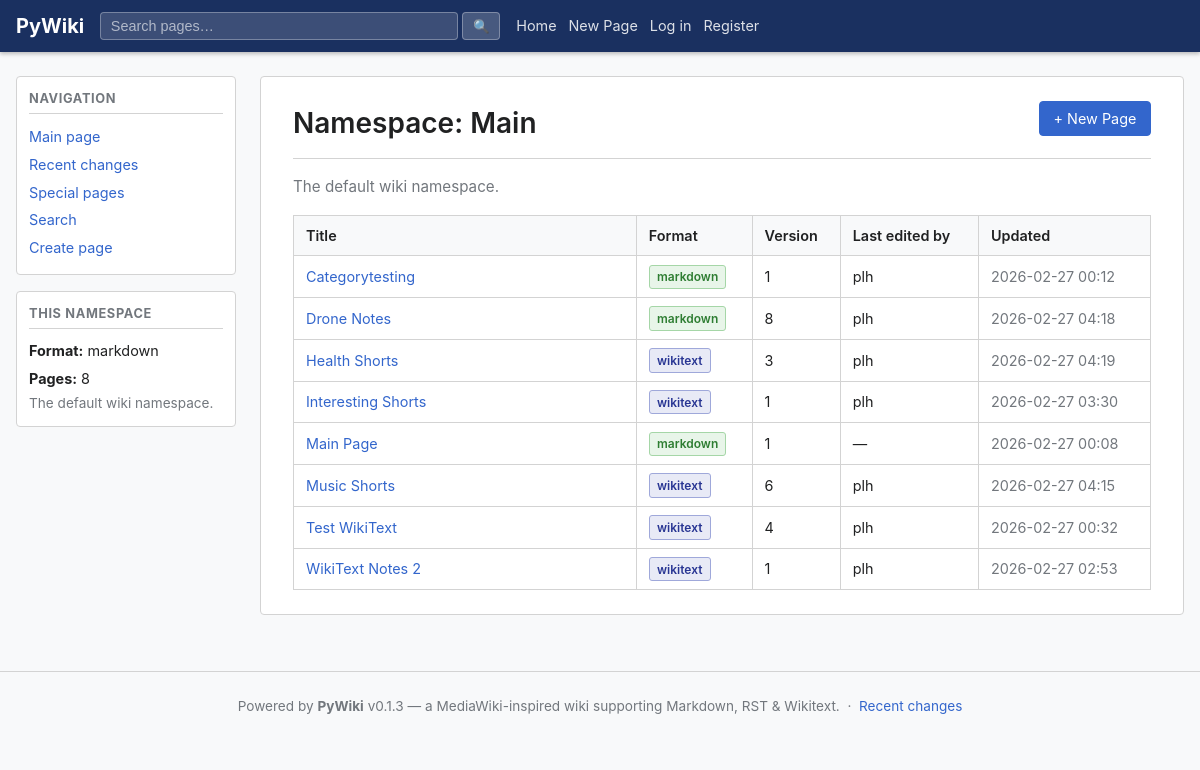
The app's page /wiki/Main with its own data.
### app/models/models.py (models this page shows, shortened)
class Namespace(Base):
    __tablename__ = "namespaces"
    id:             Mapped[str]        = _uuid_col(primary_key=True)
    name:           Mapped[str]        = mapped_column(String(128), unique=True, nullable=False, index=True)
    description:    Mapped[str]        = mapped_column(Text, default="", nullable=False)
    default_format: Mapped[str]        = mapped_column(String(16), default="markdown", nullable=False)
    created_at:     Mapped[datetime]   = mapped_column(DateTime(timezone=True), default=_utcnow)
    pages: Mapped[list["Page"]] = relationship(back_populates="namespace", cascade="all, delete-orphan")

class PageVersion(Base):
    __tablename__ = "page_versions"
    __table_args__ = (
        UniqueConstraint("page_id", "version", name="uq_page_versions_page_ver"),
        Index("ix_page_versions_page_latest", "page_id", "version"),
    )
    id:         Mapped[str]        = _uuid_col(primary_key=True)
    page_id:    Mapped[str]        = mapped_column(String(36), ForeignKey("pages.id", ondelete="CASCADE"), nullable=False, index=True)
    version:    Mapped[int]        = mapped_column(Integer, nullable=False)
    content:    Mapped[str]        = mapped_column(Text, nullable=False, default="")
    format:     Mapped[str]        = mapped_column(String(16), nullable=False, default="markdown")
    rendered:   Mapped[str | None] = mapped_column(Text, nullable=True)
    author_id:  Mapped[str | None] = mapped_column(String(36), ForeignKey("users.id"), nullable=True)
    comment:    Mapped[str]        = mapped_column(String(512), default="", nullable=False)
    created_at: Mapped[datetime]   = mapped_column(DateTime(timezone=True), default=_utcnow)
    page:   Mapped["Page"]       = relationship(back_populates="versions")
    author: Mapped["User | None"] = relationship(back_populates="page_versions")

class Page(Base):
    __tablename__ = "pages"
    __table_args__ = (
        UniqueConstraint("namespace_id", "slug", name="uq_pages_ns_slug"),
    )
    id:           Mapped[str]        = _uuid_col(primary_key=True)
    namespace_id: Mapped[str]        = mapped_column(String(36), ForeignKey("namespaces.id", ondelete="CASCADE"), nullable=False, index=True)
    title:        Mapped[str]        = mapped_column(String(512), nullable=False, index=True)
    slug:         Mapped[str]        = mapped_column(String(512), nullable=False, index=True)
    created_by:   Mapped[str | None] = mapped_column(String(36), ForeignKey("users.id"), nullable=True)
    created_at:   Mapped[datetime]   = mapped_column(DateTime(timezone=True), default=_utcnow)
    namespace:   Mapped["Namespace"]           = relationship(back_populates="pages")
    creator:     Mapped["User | None"]         = relationship(foreign_keys=[created_by])
    versions:    Mapped[list["PageVersion"]]   = relationship(
        back_populates="page",
        cascade="all, delete-orphan",
        order_by="PageVersion.version",
    )
    attachments: Mapped[list["Attachment"]]   = relationship(back_populates="page", cascade="all, delete-orphan")

class User(Base):
    __tablename__ = "users"
    id:           Mapped[str]  = _uuid_col(primary_key=True)
    username:     Mapped[str]  = mapped_column(String(64),  unique=True, nullable=False, index=True)
    email:        Mapped[str]  = mapped_column(String(255), unique=True, nullable=False, index=True)
    display_name: Mapped[str]  = mapped_column(String(128), nullable=False, default="")
    password_hash:Mapped[str]  = mapped_column(String(255), nullable=False)
    is_active:    Mapped[bool] = mapped_column(Boolean, default=True, nullable=False)
    is_admin:     Mapped[bool] = mapped_column(Boolean, default=False, nullable=False)
    created_at:   Mapped[datetime] = mapped_column(DateTime(timezone=True), default=_utcnow)
    updated_at:   Mapped[datetime] = mapped_column(DateTime(timezone=True), default=_utcnow, onupdate=_utcnow)
    page_versions: Mapped[list["PageVersion"]] = relationship(back_populates="author")
    attachments:   Mapped[list["Attachment"]]  = relationship(back_populates="uploaded_by_user")

### app/ui/views.py (the view)
@router.get("/wiki/{namespace_name}", response_class=HTMLResponse)
async def namespace_index(
    request: Request,
    namespace_name: str,
    db: AsyncSession = Depends(get_db),
):
    user, new_token = await _current_user(request, db)
    ns = await ns_svc.get_namespace_by_name(db, namespace_name)
    pages = await page_svc.list_pages(db, namespace_name, limit=500)
    count = await ns_svc.get_page_count(db, ns.id)
    resp = templates.TemplateResponse(
        request,
        "namespace.html",
        _ctx(user, ns=ns, pages=pages, page_count=count),
    )
    _apply_new_token(resp, new_token, get_settings().access_token_expire_minutes)
    return resp

### app/templates/namespace.html (shortened to what this page needs)
{% extends "base.html" %}
{% block sidebar_extra %}
<div class="sidebar-section">
  <h3>This namespace</h3>
  <ul>
    <li><strong>Format:</strong> {{ ns.default_format }}</li>
    <li><strong>Pages:</strong> {{ page_count }}</li>
  </ul>
  {% if ns.description %}
  <p class="muted">{{ ns.description }}</p>
  {% endif %}
</div>
{% endblock %}
{% block content %}
<div class="page-header">
  <h1>Namespace: {{ ns.name }}</h1>
  <div class="page-actions">
    <a class="btn btn-primary" href="/create?namespace={{ ns.name }}">+ New Page</a>
  </div>
</div>
{% if ns.description %}
<p class="namespace-desc">{{ ns.description }}</p>
{% endif %}
{% if pages %}
<table class="wiki-table">
  <thead>
    <tr>
      <th>Title</th>
      <th>Format</th>
      <th>Version</th>
      <th>Last edited by</th>
      <th>Updated</th>
    </tr>
  </thead>
  <tbody>
    {% for p in pages %}
    <tr>
      <td><a href="/wiki/{{ ns.name }}/{{ p.slug }}">{{ p.title }}</a></td>
      <td><span class="badge badge-{{ p.format }}">{{ p.format }}</span></td>
      <td>{{ p.version }}</td>
      <td>{{ p.author_username or '—' }}</td>
      <td class="ts">{{ p.updated_at.strftime('%Y-%m-%d %H:%M') }}</td>
    </tr>
    {% endfor %}
  </tbody>
</table>
{% else %}
<p class="muted">No pages in this namespace yet. <a href="/create?namespace={{ ns.name }}">Create one!</a></p>
{% endif %}
{% endblock %}

### app/static/css/wiki.css (style rules this page uses)
:root { --bg: #ffffff; --bg-alt: #f8f9fa; --border: #d3d3d3; --text: #202122; --muted: #72777d; --accent: #3366cc; --accent-hov: #2a4f9a; --danger: #cc3333; --success: #228822; --warn: #f5a623; --nav-bg: #1a3060; --nav-text: #ffffff; --sidebar-w: 220px; --max-w: 1200px; }
*, *::before, *::after { box-sizing: border-box; margin: 0; padding: 0; }
body { font-family: -apple-system, BlinkMacSystemFont, "Segoe UI", Roboto, sans-serif; font-size: 15px; line-height: 1.6; color: var(--text); background: var(--bg-alt); }
a { color: var(--accent); text-decoration: none; }
.sidebar-section { background: var(--bg); border: 1px solid var(--border); border-radius: 4px; padding: 0.75rem; margin-bottom: 1rem; }
.sidebar-section h3 { font-size: 0.8rem; text-transform: uppercase; letter-spacing: .05em; color: var(--muted); margin-bottom: 0.5rem; border-bottom: 1px solid var(--border); padding-bottom: 0.25rem; }
.sidebar-section ul { list-style: none; }
.sidebar-section li { padding: 0.15rem 0; font-size: 0.9rem; }
.sidebar-section p { font-size: 0.85rem; }
.page-header { display: flex; align-items: flex-start; justify-content: space-between; flex-wrap: wrap; gap: 0.5rem; margin-bottom: 1rem; padding-bottom: 0.75rem; border-bottom: 1px solid var(--border); }
.page-header h1 { font-size: 1.75rem; font-weight: 600; }
.page-actions { display: flex; gap: 0.5rem; align-items: center; flex-wrap: wrap; }
.btn { display: inline-block; padding: 0.35rem 0.85rem; border: 1px solid var(--border); border-radius: 4px; background: var(--bg-alt); color: var(--text); font-size: 0.9rem; cursor: pointer; text-decoration: none; line-height: 1.5; }
.btn-primary { background: var(--accent); color: #fff; border-color: var(--accent); }
.wiki-table { width: 100%; border-collapse: collapse; font-size: 0.9rem; }
.wiki-table th, .wiki-table td { padding: 0.5rem 0.75rem; border: 1px solid var(--border); text-align: left; }
.wiki-table th { background: var(--bg-alt); font-weight: 600; }
.wiki-table td:first-child, .wiki-table th:first-child { min-width: 180px; width: 40%; }
.ts { white-space: nowrap; color: var(--muted); }
.badge { display: inline-block; padding: 0.1rem 0.45rem; border-radius: 3px; font-size: 0.75rem; font-weight: 600; background: var(--bg-alt); border: 1px solid var(--border); color: var(--muted); }
.badge-markdown { background: #e8f5e9; border-color: #a5d6a7; color: #2e7d32; }
.badge-wikitext { background: #e8eaf6; border-color: #9fa8da; color: #283593; }
.namespace-desc { color: var(--muted); margin-bottom: 1rem; font-size: 0.95rem; }
.muted { color: var(--muted); }

### records on screen
Namespace: default_format "markdown", description "The default wiki namespace.", name "Main"
PageVersion: title "Categorytesting", format "markdown", version "1", username "plh", updated_at "2026-02-27 00:12"
Page: title "Drone Notes"
PageVersion: format "markdown", updated_at "2026-02-27 04:18"
User: username "plh" "plh" "plh" "plh" "plh" "plh"
Page: title "Health Shorts"
PageVersion: format "wikitext", updated_at "2026-02-27 04:19"
Page: title "Interesting Shorts"
PageVersion: format "wikitext", updated_at "2026-02-27 03:30"
PageVersion: title "Main Page", format "markdown", version "1", author_username "—", updated_at "2026-02-27 00:08"
Page: title "Music Shorts"
PageVersion: format "wikitext", updated_at "2026-02-27 04:15"
Page: title "Test WikiText"
PageVersion: format "wikitext", updated_at "2026-02-27 00:32"
Page: title "WikiText Notes 2"
PageVersion: format "wikitext", updated_at "2026-02-27 02:53"

### other values on screen
{{ site_name }} "PyWiki"
{{ page_count }} "8"
{{ p.version }} "8" "3" "1" "6" "4" "1"
{{ app_version }} "0.1.3"
